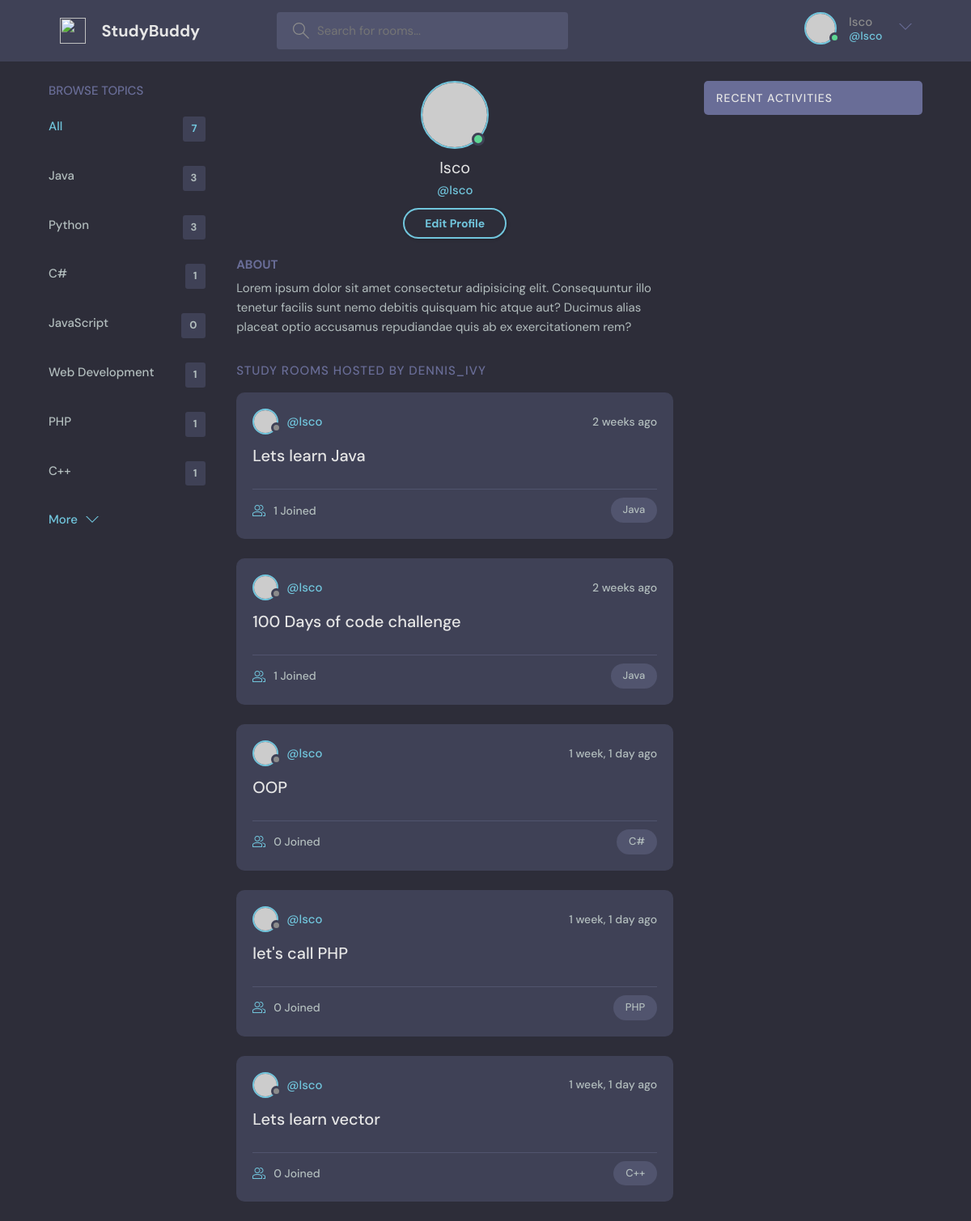
/profile/1/ (signed in), run on the app's committed database.
### base/models.py (models this page shows, shortened)
class Topic(models.Model):
    name = models.CharField(max_length = 200)

class Room(models.Model):
    host = models.ForeignKey(User, on_delete = models.SET_NULL,null = True)
    topic = models.ForeignKey(Topic, on_delete = models.SET_NULL,null = True)
    name = models.CharField(max_length = 200)
    description = models.TextField(null = True , blank = True)
    participants = models.ManyToManyField(
        User , related_name='participants',blank = True)
    updated_date = models.DateTimeField(auto_now = True)
    created_date = models.DateTimeField(auto_now_add = True)

### base/views.py (the view)
# urls.py: path('profile/<str:pk>/',views.userProfile,name="user-profile"),
def userProfile(request, pk):
    user = User.objects.get(id=pk)
    rooms = user.room_set.all()
    room_message = user.message_set.all()
    topics = Topic.objects.all()
    context = {'user' : user,'rooms' : rooms,'room_message' : room_message,'topics' : topics}
    return render(request,'base/profile.html',context)

### base/templates/base/profile.html
{% extends 'main.html'%}
{% block content %}
  <main class="profile-page layout layout--3">
    <div class="container">
      {% include 'base/topic_component.html' %}
      <div class="roomList">
        <div class="profile">
          <div class="profile__avatar">
            <div class="avatar avatar--large active">
              <img src="https://randomuser.me/api/portraits/men/11.jpg" />
            </div>
          </div>
          <div class="profile__info">
            <h3>{{user.username}}</h3>
            <p>@{{user.username}}</p>
            {% if request.user == user %}
            <a href="{% url 'update-user' %}" class="btn btn--main btn--pill">Edit Profile</a>
            {% endif %}
          </div>
          <div class="profile__about">
            <h3>About</h3>
            <p>
              Lorem ipsum dolor sit amet consectetur adipisicing elit. Consequuntur illo tenetur
              facilis sunt nemo debitis quisquam hic atque aut? Ducimus alias placeat optio
              accusamus repudiandae quis ab ex exercitationem rem?
            </p>
          </div>
        </div>
        <div class="roomList__header">
          <div>
            <h2>Study Rooms Hosted by dennis_ivy</a>
            </h2>
          </div>
        </div>
        {% include 'base/feed_component.html'%}
      </div>
      {% include 'base/activity_component.html' %}
    </div>
  </main>
{% endblock content %}

### templates/navbar.html (shortened to what this page needs)
{% load static %}
<header class="header header--loggedIn">
    <div class="container">
      <a href="{% url 'home' %}" class="header__logo">
        <img src="{% static 'images/logo.svg' %}" />
        <h1>StudyBuddy</h1>
      </a>
      <form class="header__search" method = "GET" action="{% url 'home' %}">
        <label>
          <input name = "q"   placeholder="Search for rooms..." />
        </label>
      </form>
      <nav class="header__menu">
        {% if request.user.is_authenticated %}
        <div class="header__user">
          <a href="{% url 'update-user' %}">
            <div class="avatar avatar--medium active">
              <img src="https://randomuser.me/api/portraits/men/37.jpg" />
            </div>
            <p>{{request.user.username}} <span>@{{request.user.username}}</span></p>
          </a>
          <button class="dropdown-button">
            <svg version="1.1" xmlns="http://www.w3.org/2000/svg" width="32" height="32" viewBox="0 0 32 32">
              <title>chevron-down</title>
              <path d="M16 21l-13-13h-3l16 16 16-16h-3l-13 13z"></path>
            </svg>
          </button>
        </div>
        {% endif %}
      </nav>
    </div>
  </header>

### base/templates/base/topic_component.html
<div class="topics">
  <div class="topics__header">
    <h2>Browse Topics</h2>
  </div>
  <ul class="topics__list">
    <li>
      <a href="{% url 'home' %}" class="active">All <span>{{topics.count}}</span></a>
    </li>
    {% for topic in topics %}
    <li>
      <a href="{% url 'home' %}?q={{topic.name}}">{{topic.name}}<span>{{topic.room_set.all.count}}</span></a>
    </li>
    {% endfor %}
  </ul>
  <a class="btn btn--link" href="{% url 'topics' %}">
    More
    <svg version="1.1" xmlns="http://www.w3.org/2000/svg" width="32" height="32" viewBox="0 0 32 32">
      <title>chevron-down</title>
      <path d="M16 21l-13-13h-3l16 16 16-16h-3l-13 13z"></path>
    </svg>
  </a>
</div>

### base/templates/base/feed_component.html (shortened to what this page needs)
{%for room in rooms %}
<div class="roomListRoom">
    <div class="roomListRoom__header">
      <a href="{% url 'user-profile' room.host.id %}" class="roomListRoom__author">
        <div class="avatar avatar--small">
          <img src="https://randomuser.me/api/portraits/women/11.jpg" />
        </div>
        <span>@{{room.host.username}}</span>
      </a>
      <div class="roomListRoom__actions">
        <span>{{room.created_date|timesince}} ago</span>
      </div>
    </div>
    <div class="roomListRoom__content">
      <a href="{%  url 'room' room.id %}">{{room.name}}</a>
    </div>
    <div class="roomListRoom__meta">
      <a href="{%  url 'room' room.id %}" class="roomListRoom__joined">
        {{room.participants.all.count}} Joined
      </a>
      <p class="roomListRoom__topic">{{room.topic.name}}</p>
    </div>
</div>
{% endfor %}

### data on the page
Topic: name "Java", room_set.all.count "3"
Topic: name "Python", room_set.all.count "3"
Topic: name "C#", room_set.all.count "1"
Topic: name "JavaScript", room_set.all.count "0"
Topic: name "Web Development", room_set.all.count "1"
Topic: name "PHP", room_set.all.count "1"
Topic: name "C++", room_set.all.count "1"
Room: host.username "Isco", created_date "2 weeks", name "Lets learn Java", participants.all.count "1", topic.name "Java"
Room: host.username "Isco", created_date "2 weeks", name "100 Days of code challenge", participants.all.count "1", topic.name "Java"
Room: host.username "Isco", created_date "1 week, 1 day", name "OOP", participants.all.count "0", topic.name "C#"
Room: host.username "Isco", created_date "1 week, 1 day", name "let's call PHP", participants.all.count "0", topic.name "PHP"
Room: host.username "Isco", created_date "1 week, 1 day", name "Lets learn vector", participants.all.count "0", topic.name "C++"

### other printed values
{{ request.user.username }} "Isco"
{{ topics.count }} "7"
{{ user.username }} "Isco"
